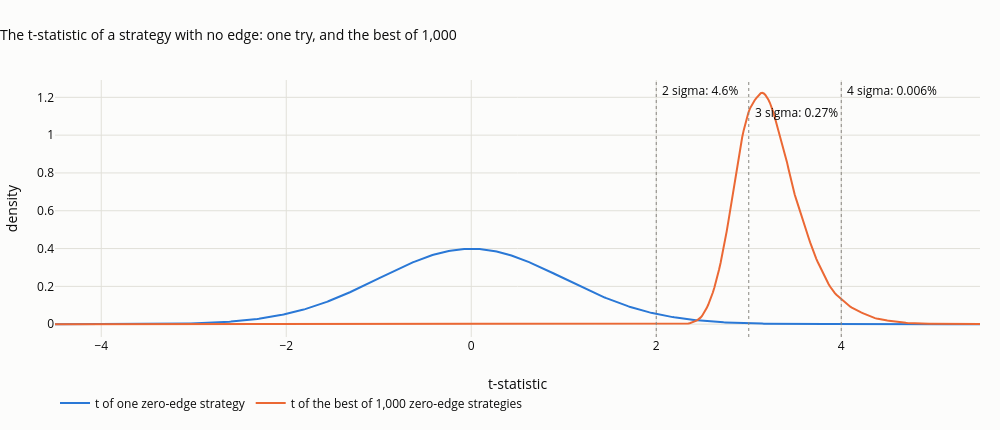

Write notebook code for a chart like this one.
### Code cell
x = np.linspace(-4.5, 5.5, 600)
rng = np.random.default_rng(1)
best1000 = rng.standard_normal((20000, 1000)).max(axis=1)
kde = stats.gaussian_kde(best1000)
fig = go.Figure()
fig.add_scatter(x=x, y=stats.norm.pdf(x), name="t of one zero-edge strategy", line=dict(color=SERIES[0], width=2))
fig.add_scatter(x=x, y=kde(x), name="t of the best of 1,000 zero-edge strategies", line=dict(color=SERIES[1], width=2))
for k in (2, 3, 4):
    fig.add_vline(x=k, line=dict(color=MUTED, dash="dot", width=1))
    lab = {2: "2 sigma: 4.6%", 3: "3 sigma: 0.27%", 4: "4 sigma: 0.006%"}[k]
    fig.add_annotation(x=k, y=1.0, yref="paper", text=lab, showarrow=False, xanchor="left", xshift=4, yshift={2: 0, 3: -22, 4: 0}[k])
fig.update_layout(title="The t-statistic of a strategy with no edge: one try, and the best of 1,000",
                  xaxis_title="t-statistic", yaxis_title="density", height=430, width=1000, margin=dict(t=80),
                  legend=dict(orientation="h", y=-0.2, x=0))
save_figure(fig, "T_01_sigmas_and_tries", FIG)
fig

### Figure 1 — Plotly figure (JSON) as saved in the notebook; plotly's stock layout.template omitted (floating-point values rounded to 4 significant figures; data arrays with more than 128 entries replaced by an {"elided": "..."} marker saying what was removed)
{"data": [{"line": {"color": "#2a78d6", "width": 2}, "name": "t of one zero-edge strategy", "type": "scatter", "x": {"elided": "600 float values"}, "y": {"elided": "600 float values"}}, {"line": {"color": "#eb6834", "width": 2}, "name": "t of the best of 1,000 zero-edge strategies", "type": "scatter", "x": {"elided": "600 float values"}, "y": {"elided": "600 float values"}}], "layout": {"annotations": [{"showarrow": false, "text": "2 sigma: 4.6%", "x": 2, "xanchor": "left", "xshift": 4, "y": 1.0, "yref": "paper", "yshift": 0}, {"showarrow": false, "text": "3 sigma: 0.27%", "x": 3, "xanchor": "left", "xshift": 4, "y": 1.0, "yref": "paper", "yshift": -22}, {"showarrow": false, "text": "4 sigma: 0.006%", "x": 4, "xanchor": "left", "xshift": 4, "y": 1.0, "yref": "paper", "yshift": 0}], "height": 430, "legend": {"orientation": "h", "x": 0, "y": -0.2}, "margin": {"t": 80}, "shapes": [{"line": {"color": "#898781", "dash": "dot", "width": 1}, "type": "line", "x0": 2, "x1": 2, "xref": "x", "y0": 0, "y1": 1, "yref": "y domain"}, {"line": {"color": "#898781", "dash": "dot", "width": 1}, "type": "line", "x0": 3, "x1": 3, "xref": "x", "y0": 0, "y1": 1, "yref": "y domain"}, {"line": {"color": "#898781", "dash": "dot", "width": 1}, "type": "line", "x0": 4, "x1": 4, "xref": "x", "y0": 0, "y1": 1, "yref": "y domain"}], "title": {"text": "The t-statistic of a strategy with no edge: one try, and the best of 1,000"}, "width": 1000, "xaxis": {"title": {"text": "t-statistic"}}, "yaxis": {"title": {"text": "density"}}}}
